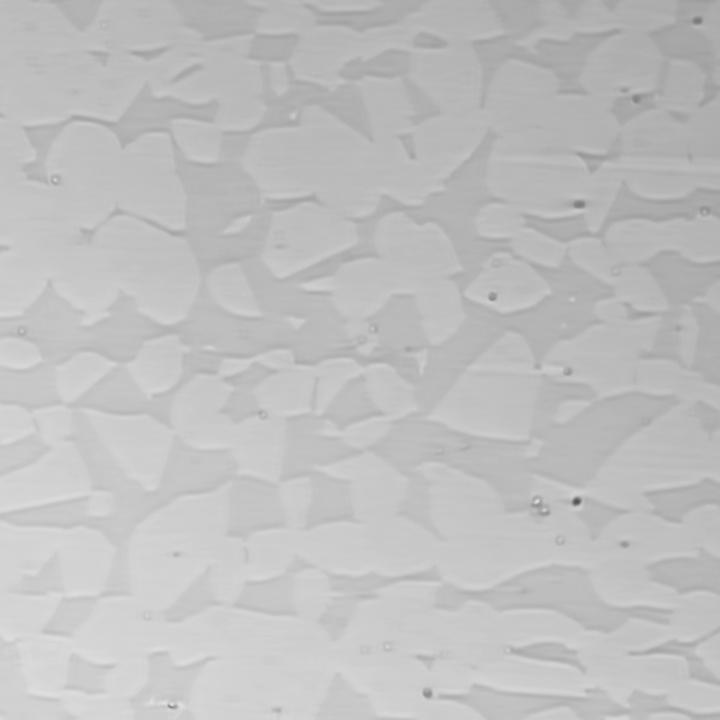
#> input picture IM2PROP_data/HO_image/HO_12.jpg, 720 x 720 px, given in place of HO_12.png, which was not available
$ jupyter execute phase_mapping_final.ipynb   (text cells are left out)
#> lines starting #> are read from the running program, lines starting #| are printed output that depends on the picture; after the words box and inside, x2 and y2 are one past the last pixel; in counts of white or black regions, pixels touching at a corner belong together; pictures that were not available may be replaced by others from this repository, and a replacement may not be noted
[cell 1]
import cv2
import numpy as np
import matplotlib.pyplot as plt
import matplotlib.patches as mpatches
from pathlib import Path

# ── Image path ────────────────────────────────────────
IMG_PATH = 'dss_2205/image/HO_12.png'

# ── Preprocessing ─────────────────────────────────────
MEDIAN_K   = 5       # Median filter kernel (odd int) — removes speckles
BG_SIGMA   = 80      # Background estimation sigma  — larger = broader illumination correction
CLAHE_CLIP = 3.0     # CLAHE clip limit             — higher = stronger local contrast
CLAHE_GRID = (8, 8)  # CLAHE tile size              — smaller = more local correction
GAUSS_K    = (5, 5)  # Gaussian smoothing kernel
GAUSS_SIG  = 1

# ── Morphological cleaning ────────────────────────────
OPEN_K     = 3       # Opening kernel  — removes small speckle remnants
OPEN_IT    = 2
CLOSE_K    = 5       # Closing kernel  — fills small holes inside phases
CLOSE_IT   = 2

# ── Area filtering ────────────────────────────────────
MIN_AREA_PIXELS = 200  # Minimum area size (pixels) — filter out dark phase regions smaller than this

# ── Overlay ───────────────────────────────────────────
ALPHA       = 0.45
COLOR_LIGHT = np.array([220,  50,  50], dtype=np.uint8)   # Red  — Light Phase
COLOR_DARK  = np.array([ 50,  80, 220], dtype=np.uint8)   # Blue — Dark Phase

# ── Output ────────────────────────────────────────────
OUTPUT_DIR  = Path('dss_2205/outputs/')
OUTPUT_DIR.mkdir(exist_ok=True)

print(f'Image      : {Path(IMG_PATH).name}')
print(f'Output dir : {OUTPUT_DIR}')

[cell 2]
# ── Load ──────────────────────────────────────────────
img_bgr  = cv2.imread(IMG_PATH)
#> img_bgr is the input picture: shape (720, 720, 3); min 79, max 226, mean 190.9
img_rgb  = cv2.cvtColor(img_bgr, cv2.COLOR_BGR2RGB)
img_gray = cv2.cvtColor(img_bgr, cv2.COLOR_BGR2GRAY)
print(f'Shape : {img_gray.shape}   dtype : {img_gray.dtype}')
#| Shape : (720, 720)   dtype : uint8

# ── Median filter — speckle removal ───────────────────
img_med = cv2.medianBlur(img_gray, MEDIAN_K)

# ── Background subtraction — illumination correction ──
bg       = cv2.GaussianBlur(img_med, (0, 0), BG_SIGMA).astype(np.float32)
bg       = np.clip(bg, 1, None)
img_norm = (img_med.astype(np.float32) / bg * 128).clip(0, 255).astype(np.uint8)
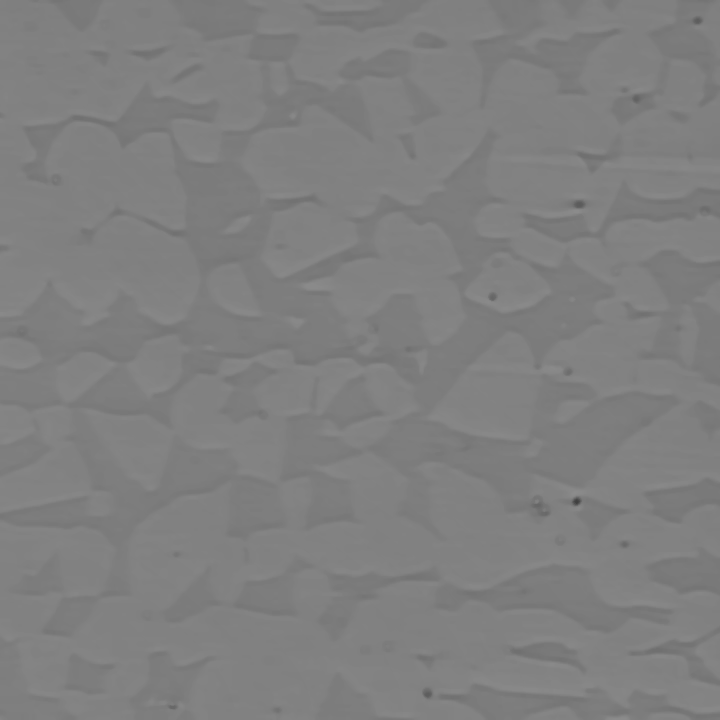
#> img_norm: shape (720, 720); min 64, max 140, mean 127.5

# ── CLAHE — local contrast enhancement ────────────────
clahe     = cv2.createCLAHE(clipLimit=CLAHE_CLIP, tileGridSize=CLAHE_GRID)
img_clahe = clahe.apply(img_norm)

# ── Gaussian blur — final smoothing ───────────────────
img_smooth = cv2.GaussianBlur(img_clahe, GAUSS_K, GAUSS_SIG)

# ── Visualize ─────────────────────────────────────────
stages  = [img_gray, img_med, img_norm, img_clahe, img_smooth]
titles  = [
    'Original Gray',
    f'Median Filter\n(k={MEDIAN_K})',
    f'Background Subtraction\n(σ={BG_SIGMA})',
    f'CLAHE\n(clip={CLAHE_CLIP}, grid={CLAHE_GRID})',
    f'Gaussian Blur\n({GAUSS_K}, σ={GAUSS_SIG})'
]

fig, axes = plt.subplots(1, 5, figsize=(22, 4))
for ax, im, title in zip(axes, stages, titles):
    ax.imshow(im, cmap='gray', vmin=0, vmax=255)
    ax.set_title(title, fontsize=9)
    ax.axis('off')
#> this loop made 5 passes
#> title on pass 1: 'Original Gray'
plt.suptitle(f'Step 1: Preprocessing — {Path(IMG_PATH).name}', fontsize=12)
plt.tight_layout()
plt.show()

[cell 3]
otsu_val, mask_otsu = cv2.threshold(
    img_smooth, 0, 255,
    cv2.THRESH_BINARY + cv2.THRESH_OTSU
)
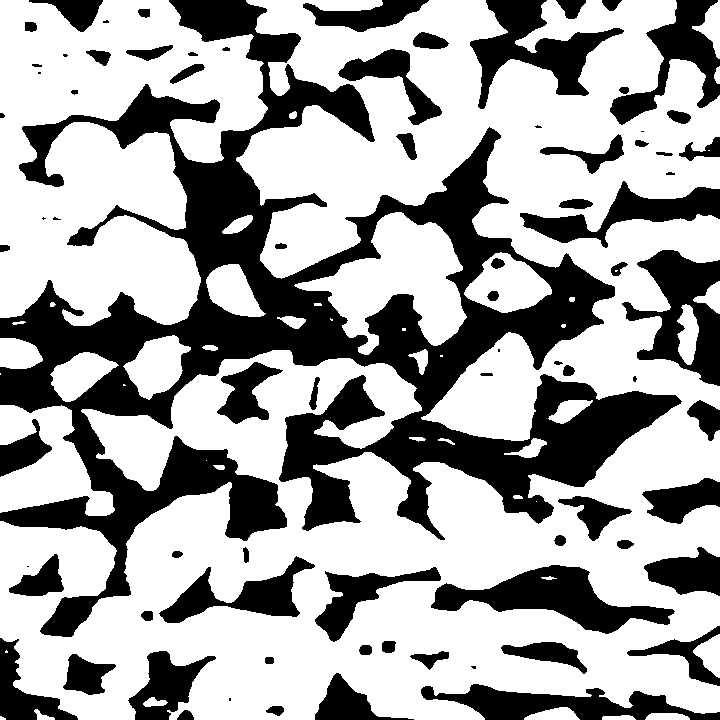
#> mask_otsu: shape (720, 720); 64.8% white; 79 black regions (12 under 20 px), largest, box (x1, y1, x2, y2) and area: (0, 0, 682, 637) 108702, (431, 565, 675, 634) 6789, (622, 250, 720, 386) 6386
#> otsu_val = 129
print(f'Otsu threshold : {otsu_val:.1f}')
#| Otsu threshold : 129.0

fig, axes = plt.subplots(1, 3, figsize=(18, 5))

axes[0].imshow(img_rgb)
axes[0].set_title('Original')
axes[0].axis('off')

axes[1].hist(img_smooth.ravel(), bins=256, color='gray', alpha=0.75)
axes[1].axvline(otsu_val, color='red', lw=2, label=f'Otsu = {otsu_val:.1f}')
axes[1].set_title('Intensity Histogram + Otsu Threshold')
axes[1].set_xlabel('Intensity')
axes[1].set_ylabel('Pixel Count')
axes[1].legend(fontsize=10)

axes[2].imshow(mask_otsu, cmap='gray')
axes[2].set_title('Otsu Binary Mask\n(White = Light Phase,  Black = Dark Phase)')
axes[2].axis('off')

plt.suptitle('Step 2: Otsu Thresholding', fontsize=12)
plt.tight_layout()
plt.show()
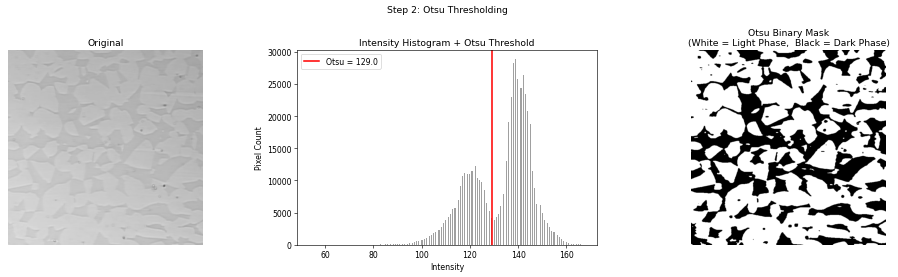
#> figure drawn by matplotlib, 3 panels; panel 2: tallest bar 28901 high, from x = 138.8 to 139.2

[cell 4]
open_kernel  = cv2.getStructuringElement(cv2.MORPH_ELLIPSE, (OPEN_K,  OPEN_K))
close_kernel = cv2.getStructuringElement(cv2.MORPH_ELLIPSE, (CLOSE_K, CLOSE_K))

mask_opened = cv2.morphologyEx(mask_otsu,   cv2.MORPH_OPEN,  open_kernel,  iterations=OPEN_IT)
#> mask_opened: shape (720, 720); 64.6% white; 75 black regions (12 under 20 px), largest, box (x1, y1, x2, y2) and area: (0, 0, 682, 637) 111890, (431, 565, 675, 634) 6826, (622, 250, 720, 386) 6404
mask_clean  = cv2.morphologyEx(mask_opened, cv2.MORPH_CLOSE, close_kernel, iterations=CLOSE_IT)
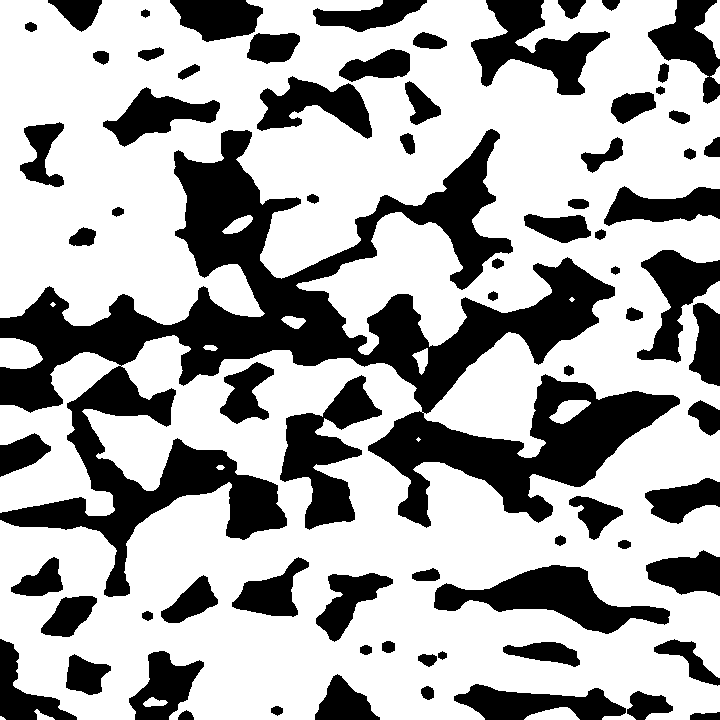
#> mask_clean: shape (720, 720); 66.3% white; 75 black regions, largest, box (x1, y1, x2, y2) and area: (0, 129, 680, 597) 85244, (434, 565, 670, 634) 6762, (280, 375, 382, 530) 6664

fig, axes = plt.subplots(1, 3, figsize=(18, 5))
for ax, im, title in zip(
    axes,
    [mask_otsu, mask_opened, mask_clean],
    ['Otsu Raw Mask',
     f'After Opening\n(k={OPEN_K}, iter={OPEN_IT}) — speckles removed',
     f'After Closing\n(k={CLOSE_K}, iter={CLOSE_IT}) — holes filled']
):
    ax.imshow(im, cmap='gray')
    ax.set_title(title, fontsize=10)
    ax.axis('off')
#> this loop made 3 passes

plt.suptitle('Step 3: Morphological Cleaning', fontsize=12)
plt.tight_layout()
plt.show()

[cell 5]
# Find contours in the dark phase (inverted mask: 0 = dark, 255 = light)
dark_phase_mask = (mask_clean == 0).astype(np.uint8) * 255
#> dark_phase_mask: shape (720, 720); 33.7% white; 75 white regions
contours, hierarchy = cv2.findContours(dark_phase_mask, cv2.RETR_TREE, cv2.CHAIN_APPROX_SIMPLE)
#> contours = 86 contours, 2 with area under 20; largest, box (x1, y1, x2, y2) and area: (0, 129, 680, 597) 83998, (434, 565, 670, 634) 6504, (280, 375, 382, 530) 6380, (471, 0, 610, 95) 5510, (637, 250, 720, 363) 3874

# Filter out small regions
mask_filtered = mask_clean.copy()
small_regions_count = 0

for contour in contours:
    area = cv2.contourArea(contour)
    if area < MIN_AREA_PIXELS:
        # Fill small dark region with light phase (255)
        cv2.drawContours(mask_filtered, [contour], 0, 255, -1)
        small_regions_count += 1
#> this loop made 86 passes
#> area on passes 1 to 8: 167.5, 94.5, 71, 775.5, 121, 3407.5, 1622.5, 149.5
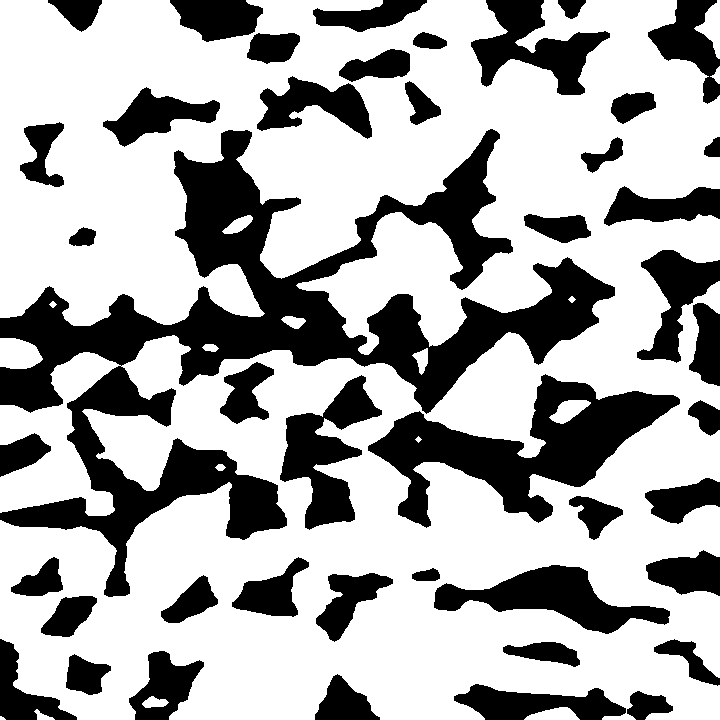
#> mask_filtered: shape (720, 720); 67.1% white; 45 black regions, largest, box (x1, y1, x2, y2) and area: (0, 129, 615, 597) 67471, (368, 374, 680, 528) 17675, (434, 565, 670, 634) 6762
#> after the loop, small_regions_count = 38

print(f'Filtered out {small_regions_count} small dark regions (area < {MIN_AREA_PIXELS} px)')
#| Filtered out 38 small dark regions (area < 200 px)

# Visualization
fig, axes = plt.subplots(1, 3, figsize=(18, 5))

axes[0].imshow(mask_clean, cmap='gray')
axes[0].set_title('Before Filtering\n(All regions)', fontsize=10)
axes[0].axis('off')

axes[1].imshow(dark_phase_mask, cmap='gray')
axes[1].set_title('Dark Phase Mask\n(Before filtering)', fontsize=10)
axes[1].axis('off')

axes[2].imshow(mask_filtered, cmap='gray')
axes[2].set_title(f'After Filtering\n(Removed {small_regions_count} regions < {MIN_AREA_PIXELS}px)', fontsize=10)
axes[2].axis('off')

plt.suptitle(f'Step 3.5: Filter Small Dark Regions (MIN_AREA = {MIN_AREA_PIXELS}px)', fontsize=12)
plt.tight_layout()
plt.show()

[cell 6]
# Build pure colormap (no original image)
colormap = np.where(
    mask_filtered[..., None] == 255,
    COLOR_LIGHT,
    COLOR_DARK
).astype(np.uint8)
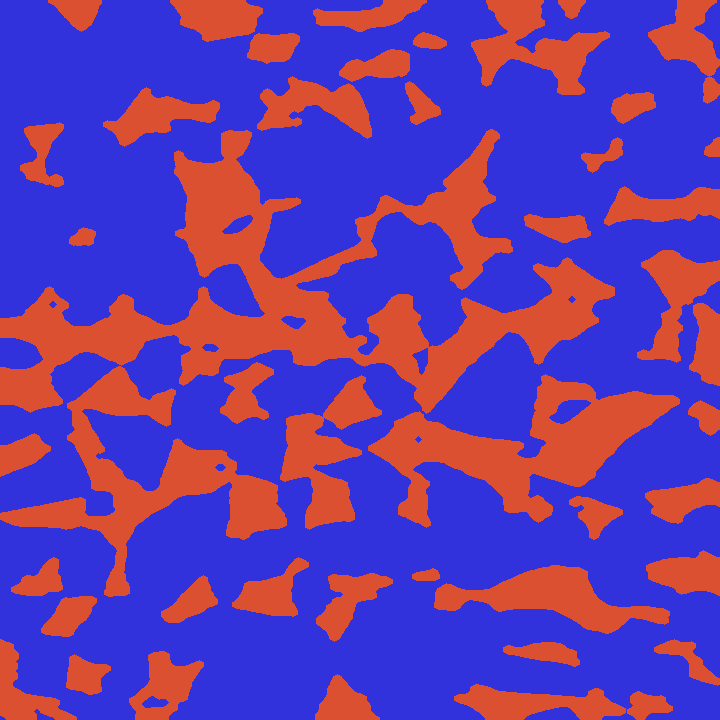
#> colormap: shape (720, 720, 3); mean of channels 0, 1, 2 164.1, 59.9, 105.9; drawn as B, G, R

# Blend with original
overlay = cv2.addWeighted(img_rgb, 1 - ALPHA, colormap, ALPHA, 0)
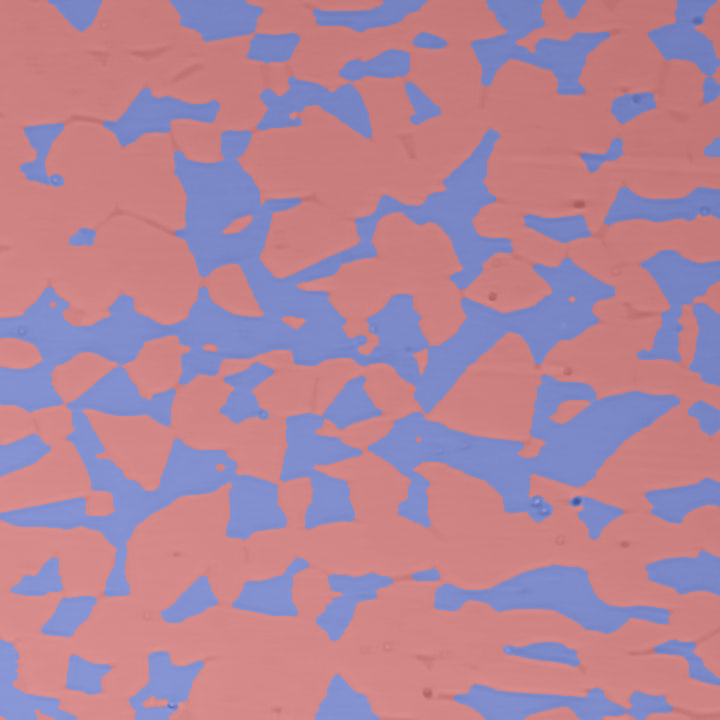
#> overlay: shape (720, 720, 3); mean R, G, B 178.8, 131.9, 152.7

# Phase fractions for legend
light_pct = np.sum(mask_filtered == 255) / mask_filtered.size * 100
#> light_pct = 67.09
dark_pct  = np.sum(mask_filtered == 0)   / mask_filtered.size * 100
#> dark_pct = 32.91

legend = [
    mpatches.Patch(color=[c/255 for c in COLOR_LIGHT], label=f'BCC  {light_pct:.1f}%'),
    mpatches.Patch(color=[c/255 for c in COLOR_DARK],  label=f'FCC   {dark_pct:.1f}%'),
]

fig, axes = plt.subplots(1, 3, figsize=(20, 6))

axes[0].imshow(img_rgb)
axes[0].set_title('Original', fontsize=11)
axes[0].axis('off')

axes[1].imshow(overlay)
axes[1].set_title(f'Phase Overlay\n(α={ALPHA})', fontsize=11)
axes[1].legend(handles=legend, loc='lower right', fontsize=9)
axes[1].axis('off')

axes[2].imshow(colormap)
axes[2].set_title('Pure Colormap\n(no original)', fontsize=11)
axes[2].legend(handles=legend, loc='lower right', fontsize=9)
axes[2].axis('off')

plt.suptitle(f'Step 4: Phase Mapping — {Path(IMG_PATH).name}', fontsize=13)
plt.tight_layout()
plt.show()

[cell 7]
print('=== Phase Fraction Results ===')
print(f'  Light Phase : {light_pct:.2f}%')
#|   Light Phase : 67.09%
print(f'  Dark Phase  : {dark_pct:.2f}%')
#|   Dark Phase  : 32.91%
print(f'  Total pixels: {mask_clean.size:,}')
#|   Total pixels: 518,400

fig, ax = plt.subplots(figsize=(5, 5))
bars = ax.bar(
    ['Light Phase', 'Dark Phase'],
    [light_pct, dark_pct],
    color=[[c/255 for c in COLOR_LIGHT],
           [c/255 for c in COLOR_DARK]],
    width=0.45,
    edgecolor='white',
    linewidth=1.2
)
for bar, val in zip(bars, [light_pct, dark_pct]):
    ax.text(
        bar.get_x() + bar.get_width() / 2,
        bar.get_height() + 0.8,
        f'{val:.2f}%',
        ha='center', va='bottom', fontsize=12, fontweight='bold'
    )
#> this loop made 2 passes
#> val on passes 1 to 2: 67.09, 32.91
ax.set_ylim(0, 115)
ax.set_ylabel('Area Fraction (%)', fontsize=11)
ax.set_title(f'Phase Fraction\n{Path(IMG_PATH).name}', fontsize=11)
ax.spines[['top', 'right']].set_visible(False)
plt.tight_layout()
plt.show()
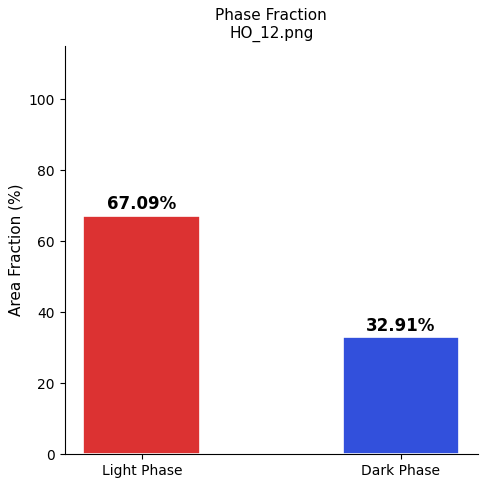
#> figure drawn by matplotlib, 1 panel

[cell 8]
stem = Path(IMG_PATH).stem

overlay_path  = OUTPUT_DIR / f'{stem}_overlay.png'
colormap_path = OUTPUT_DIR / f'{stem}_colormap.png'

cv2.imwrite(str(overlay_path),
            cv2.cvtColor(overlay,  cv2.COLOR_RGB2BGR))

# Add phase percentage text to colormap
colormap_with_text = colormap.copy()
h, w = colormap_with_text.shape[:2]
font = cv2.FONT_HERSHEY_SIMPLEX
#> font = 0
font_scale = 1.2
thickness = 2
text_color = (255, 255, 255)  # White text in BGR

# Add text with background
text1 = f'Light Phase: {light_pct:.2f}%'
#> text1 = 'Light Phase: 67.09%'
text2 = f'Dark Phase: {dark_pct:.2f}%'
#> text2 = 'Dark Phase: 32.91%'

# Get text size for background
(text_w1, text_h1), baseline1 = cv2.getTextSize(text1, font, font_scale, thickness)
#> text_w1 = 392; text_h1 = 26; baseline1 = 12
(text_w2, text_h2), baseline2 = cv2.getTextSize(text2, font, font_scale, thickness)
#> text_w2 = 386; text_h2 = 26; baseline2 = 12

y_offset = 40
# Background rectangles
cv2.rectangle(colormap_with_text, (10, y_offset - text_h1 - 5), (20 + text_w1, y_offset + baseline1), (0, 0, 0), -1)
cv2.rectangle(colormap_with_text, (10, y_offset + 40 - text_h2 - 5), (20 + text_w2, y_offset + 40 + baseline2), (0, 0, 0), -1)

# Add text
cv2.putText(colormap_with_text, text1, (15, y_offset), font, font_scale, text_color, thickness)
cv2.putText(colormap_with_text, text2, (15, y_offset + 40), font, font_scale, text_color, thickness)
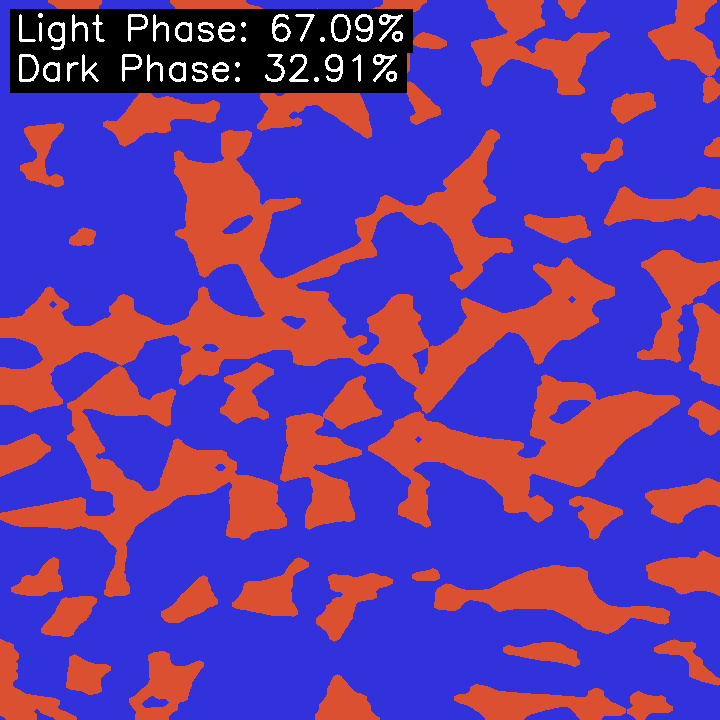
#> colormap_with_text: shape (720, 720, 3); mean of channels 0, 1, 2 154.9, 58.8, 102.8; drawn as B, G, R

cv2.imwrite(str(colormap_path),
            cv2.cvtColor(colormap_with_text, cv2.COLOR_RGB2BGR))
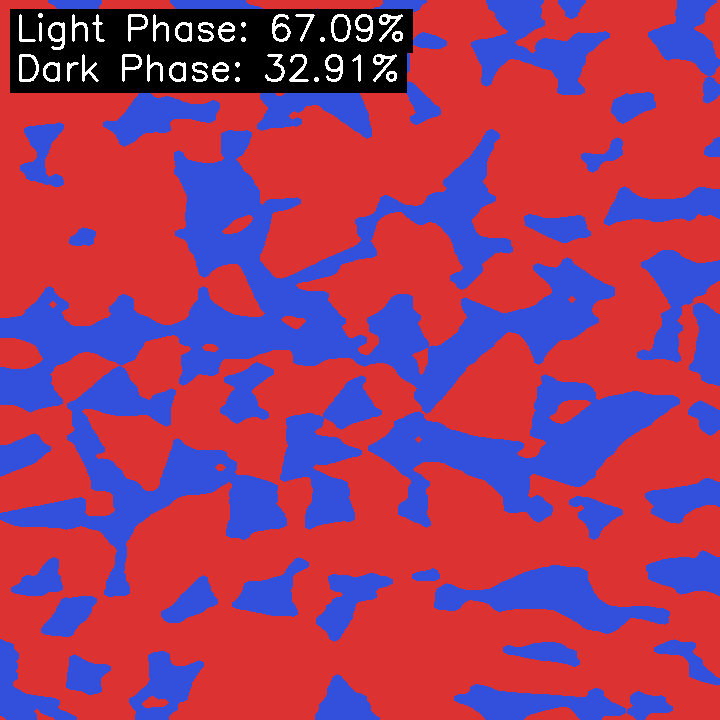
#> saved as HO_12_colormap.png: shape (720, 720, 3); mean B, G, R 102.8, 58.8, 154.9

print('Saved:')
print(f'  {overlay_path.name}   — overlay on original image')
print(f'  {colormap_path.name}  — pure phase colormap with phase percentages')
print()
print(f'Light Phase : {light_pct:.2f}%')
#| Light Phase : 67.09%
print(f'Dark Phase  : {dark_pct:.2f}%')
#| Dark Phase  : 32.91%
